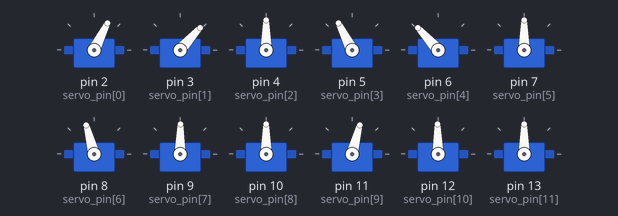
Recording of a sketch running on a simulated Arduino Uno, built with avr-gcc and run on an emulated ATmega328P. Parts: 12 × servo.

Above: at 7.05 s.
At 9.0 s:
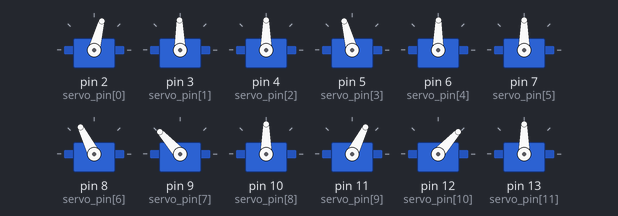
Timing chart, 0 to 11.6 s (numbered marks = the images above):
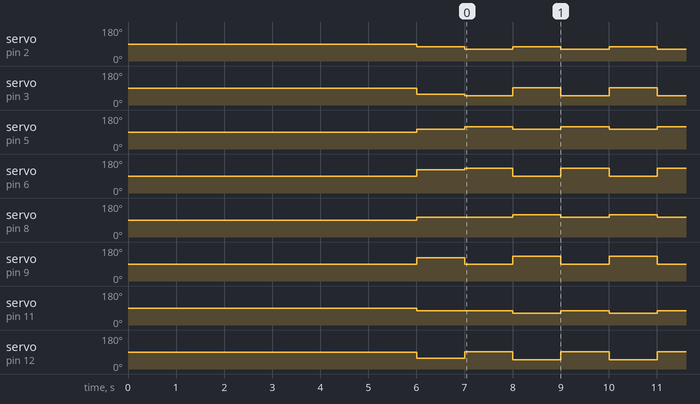

The sketch:

FZ7K9RRIYOQ9YW0.ino
```cpp
#include <math.h>
#include <Servo.h>

Servo servo[12];
const int servo_pin[12] ={2,3,4,5,6,7,8,9,10,11,12,13};

float G = 6.5;       /////////dimensions of the robot///////////
float A = 5;
float B = 7;
float Y1=4;
float Y2=7;
float Y3=1;
float H1,H2,b1,b2,h1,h2,g1,g2,a1,a2;
float k1,k2,l1,l2;
int stand_pos_ser2,stand_pos_ser1,lower_pos_ser2,lower_pos_ser1,higher_pos_ser2,higher_pos_ser1;
int STAND_POS_SER2,STAND_POS_SER1,LOWER_POS_SER2,LOWER_POS_SER1,HIGHER_POS_SER2,HIGHER_POS_SER1;

void servo_attach(void)
{
  for (int i = 0; i < 12; i++)
  {
      servo[i].attach(servo_pin[i]);
      delay(500);
    }
}


void setup() {
  // put your setup code here, to run once:
Serial.begin(9600);

servo_attach();

//////////////////////////////////////////////////////////////////////////////////
////////////////////////////stand_pos/////////////////////////////////////////
///////////////////////////////////////////////////////////////////////////
H1=sqrt(pow(G,2)+pow(Y1,2));

        k1=(pow(A,2)+pow(H1,2)-pow(B,2));
        l1=2*A*H1;
        b1=acos(k1/l1)*(180/M_PI);

        h1=asin(H1*sin(b1*M_PI/180)/B)*(180/M_PI);
    stand_pos_ser2 = h1;

        g1=atan(G/Y1)*(180/M_PI);
        a1 = (g1+b1)-90;
    stand_pos_ser1 = 90-a1;


//////////////////////////////////////////////////////////////////////////////////
////////////////////////////lower_pos/////////////////////////////////////////
///////////////////////////////////////////////////////////////////////////
H1=sqrt(pow(G,2)+pow(Y3,2));

        k1=(pow(A,2)+pow(H1,2)-pow(B,2));
        l1=2*A*H1;
        b1=acos(k1/l1)*(180/M_PI);

        h1=asin(H1*sin(b1*M_PI/180)/B)*(180/M_PI);
    lower_pos_ser2 = h1;

        g1=atan(G/Y1)*(180/M_PI);
        a1 = (g1+b1)-90;
    lower_pos_ser1 = 90-a1;


//////////////////////////////////////////////////////////////////////////////////
////////////////////////////higher_pos/////////////////////////////////////////
///////////////////////////////////////////////////////////////////////////
H2=sqrt(pow(G,2)+pow(Y2,2));

        k2=(pow(A,2)+pow(H2,2)-pow(B,2));
        l2=2*A*H2;
        b2=acos(k2/l2)*(180/M_PI);

        h2=asin(H2*sin(b2*M_PI/180)/B)*(180/M_PI);
     higher_pos_ser2 = h2;

        g2=atan(G/Y2)*(180/M_PI);
        a2 = (g2+b2)-90;
     higher_pos_ser1=90-a2;

STAND_POS_SER2 = 180 - stand_pos_ser2;
STAND_POS_SER1 = 180 - stand_pos_ser1;

LOWER_POS_SER2 = 180 - lower_pos_ser2;
LOWER_POS_SER1 = 180 - lower_pos_ser1;

HIGHER_POS_SER2 = 180 - higher_pos_ser2;
HIGHER_POS_SER1 = 180 - higher_pos_ser1;

servo[3].write(45);

  //////////////////standingpos/////////////////////
servo[0].write(stand_pos_ser2);
servo[3].write(STAND_POS_SER2);
servo[6].write(STAND_POS_SER2);
servo[9].write(stand_pos_ser2);

servo[1].write(stand_pos_ser1);
servo[4].write(STAND_POS_SER1);
servo[7].write(STAND_POS_SER1);
servo[10].write(stand_pos_ser1);

  delay(1000);
}

void loop() {
  // put your main code here, to run repeatedly:


///////////////////////leanright//////////////////////
servo[0].write(lower_pos_ser2);
servo[3].write(LOWER_POS_SER2);
servo[6].write(HIGHER_POS_SER2);
servo[9].write(higher_pos_ser2);

servo[1].write(lower_pos_ser1);
servo[4].write(LOWER_POS_SER1);
servo[7].write(HIGHER_POS_SER1);
servo[10].write(higher_pos_ser1);

  delay(1000);
/////////////////////////leanleft////////////////////////////////
servo[0].write(higher_pos_ser2);
servo[3].write(HIGHER_POS_SER2);
servo[6].write(LOWER_POS_SER2);
servo[9].write(lower_pos_ser2);

servo[1].write(higher_pos_ser1);
servo[4].write(HIGHER_POS_SER1);
servo[7].write(LOWER_POS_SER1);
servo[10].write(lower_pos_ser1);
delay(1000);

}
```

Measured:
- by itself, servo on pin 2 (servo_pin[0]): repeats every 2.0 s: 63° 1.0 s, 75° 1.0 s
- by itself, servo on pin 3 (servo_pin[1]): repeats every 2.0 s: 48° 1.0 s, 91° 1.0 s
- by itself, servo on pin 5 (servo_pin[3]): repeats every 2.0 s: 117° 1.0 s, 105° 1.0 s
- by itself, servo on pin 6 (servo_pin[4]): repeats every 2.0 s: 132° 1.0 s, 89° 1.0 s
- by itself, servo on pin 8 (servo_pin[6]): repeats every 2.0 s: 105° 1.0 s, 117° 1.0 s
- by itself, servo on pin 9 (servo_pin[7]): repeats every 2.0 s: 89° 1.0 s, 132° 1.0 s
- by itself, servo on pin 11 (servo_pin[9]): repeats every 2.0 s: 75° 1.0 s, 63° 1.0 s
- by itself, servo on pin 12 (servo_pin[10]): repeats every 2.0 s: 91° 1.0 s, 48° 1.0 s
